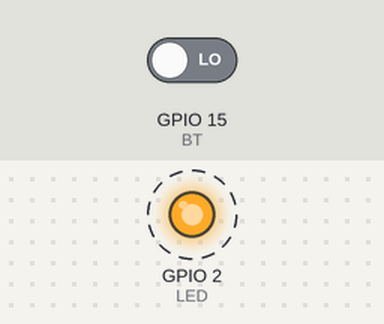
The program below on a simulated ESP32. Shown: output pins drawn as LEDs (lit = HIGH). Dashed ring = blinking. The test bench sets the inputs (shaded band); at power-on: GPIO 15 (BT) LOW.

Above: at 1.25 s.
1.3 s: GPIO 15 (BT) driven HIGH
At 1.7 s:
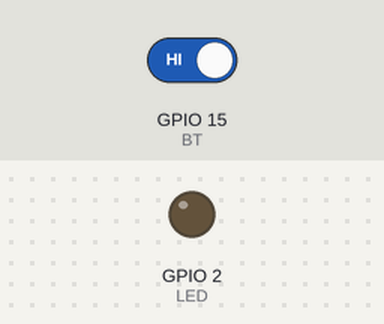
2.8 s: GPIO 15 (BT) driven LOW
At 3.3 s:
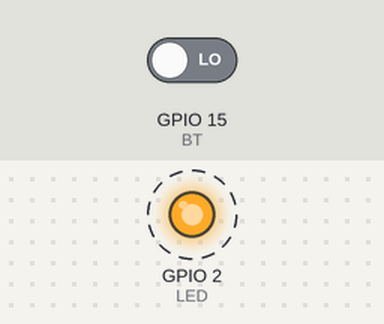
Timing chart, 0 to 11.8 s (numbered marks = the images above; inputs shaded):
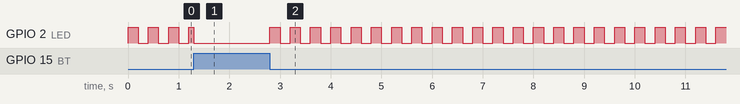

Measured:
- after the input at 2.8 s, GPIO 2 (LED): alternates HIGH for 0.20 s and LOW for 0.20 s, starting at once

The program:

main.cpp
```cpp
/*

  Libs do framwork do arduino e do FreeRTOS

*/
#include <Arduino.h>
#include "freertos/FreeRTOS.h"
#include "freertos/task.h"

#define LED 2
#define BT  15
/*
  Variaveis para armazenamento do Handle das tasks
*/
TaskHandle_t task1Handle = NULL;
TaskHandle_t task2Handle = NULL;

int task_state_flag = 1;

/*

  Prototipos das Tasks

*/
void vTask1(void *pvParametes);
void vTask2(void *pvParametes);


void setup() {

  pinMode(LED, OUTPUT);
  pinMode(BT, INPUT);

  xTaskCreate(vTask1, "TASK1", configMINIMAL_STACK_SIZE, NULL, 1, &task1Handle);
  xTaskCreate(vTask2, "TASK2", configMINIMAL_STACK_SIZE+1024, NULL, 2, &task2Handle);

}

void loop() {
  vTaskDelay(1000);
}

void vTask1(void *pvParametes){
  while (1){
    digitalWrite(LED, !digitalRead(LED));
    vTaskDelay(200);
  }


}


void vTask2(void *pvParametes){

  while(1){

    int value = digitalRead(BT);
    if(value == 1 && task_state_flag == 1){
      if(task1Handle != NULL){
        vTaskSuspend(task1Handle);
        digitalWrite(LED, LOW);
        task_state_flag = 0;
      }
    }else if(value == 0 && task_state_flag == 0){
      vTaskResume(task1Handle);
      task_state_flag = 1;
    }
  }


}
```
